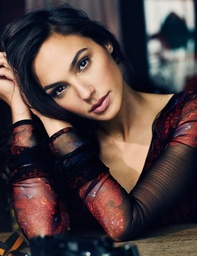
#> input picture gal_gadot.jpg, 197 x 256 px, shrunk from 592 x 768 before the run
$ python scratch_3.py   (Python 2 division)
#> lines starting #> are read from the running program, lines starting #| are printed output that depends on the picture
import cv2
import numpy as np

def r_haar(imgs, div, height, width):
    Haar = np.array([[1.0/2**0.5, 1.0/2**0.5], [-1.0/2**0.5, 1.0/2**0.5]])
    for cim in range(0,div):
        a=len(imgs)
        for k in range(0,a):
            hw=height>width
            wh=1-hw
            L=np.zeros(shape=(height/(2**hw), width/(2**wh)))
            H=np.zeros(shape=(height/(2**hw), width/(2**wh)))
            for i in range(0, height/2**hw):
                for j in range(0, width/2**wh):
                    L[i, j] = np.dot(Haar, np.row_stack((imgs[0][(2**hw) *i,  (2**wh)*j], imgs[0][(2**hw)*i+hw, (2**wh)*j+wh])))[0]
                    H[i,j]= np.dot(Haar, np.row_stack((imgs[0][(2**hw) *i,  (2**wh)*j], imgs[0][(2**hw)*i+hw, (2**wh)*j+wh])))[1]
            imgs.remove(imgs[0])
            imgs.append(L)
            imgs.append(H)
        height /= 2 ** hw
        width /= 2 ** wh
    return imgs

img=cv2.imread('gal_gadot.jpg', 1)
#> img is the input picture: shape (256, 197, 3); mean B, G, R 63.5, 64, 79.5
height, width = img.shape[:2]
#> height = 256; width = 197
B, G, R= [img[:,:,0]], [img[:,:,1]], [img[:,:,2]]
print "Please, set count of division (>0). Advice 2:"
div=int(input())
#> the answer given: 3
print "Please, stand by..."
massB=r_haar(B, div, height, width)
#> the loop in r_haar, `for cim in range(0,div):` made 3 passes
#> a on passes 1 to 3: 1, 2, 4
#> after the loop in r_haar, `for cim in range(0,div):`:
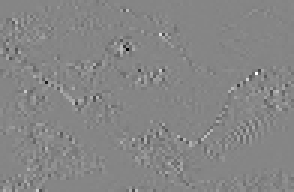
#> H: shape (64, 98) float64 (shown 3 times larger); min -83.79, max 76.01, mean 0.1; drawn with min black and max white
#> after the loop in r_haar, `for cim in range(0,div):`:
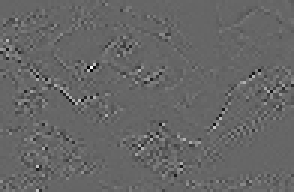
#> L: shape (64, 98) float64 (shown 3 times larger); min -35, max 51.97, mean 0; drawn with min black and max white
#> after the loop in r_haar, `for cim in range(0,div):`: height = 64; imgs = 8 items; width = 98
#> massB = 8 items
print "33%..."
massG=r_haar(G, div, height, width)
#> the loop in r_haar (call 2), `for cim in range(0,div):` made 3 passes
#> massG = 8 items
print "66%..."
massR=r_haar(R, div, height, width)
#> massR = 8 items
print "99%..."
for i in range(0, 4):
    k=cv2.merge((massB[i], massG[i],massR[i]))
    cv2.imwrite("Img#"+(i+1).__str__()+".jpg", k)
#> this loop made 4 passes
#> pass 1, `k=cv2.merge((massB[i], massG[i],massR[i]))`:
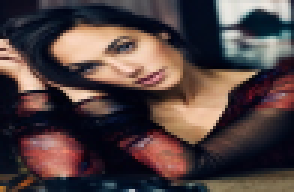
#> k: shape (64, 98, 3) float64 (shown 3 times larger); mean of channels 0, 1, 2 180, 181.5, 225.3; drawn with min black and max white
#> pass 1, `cv2.imwrite("Img#"+(i+1).__str__()+".jpg", k)`:
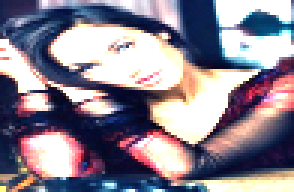
#> saved as Img#1.jpg: shape (64, 98, 3) (shown 3 times larger); mean B, G, R 146.5, 132.4, 140.7
#> pass 2, `k=cv2.merge((massB[i], massG[i],massR[i]))`:
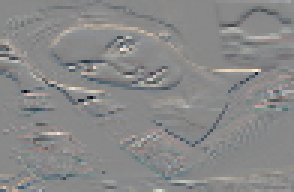
#> k: shape (64, 98, 3) float64 (shown 3 times larger); mean of channels 0, 1, 2 -0.4, -0.3, -0.3; drawn with min black and max white
#> pass 2, `cv2.imwrite("Img#"+(i+1).__str__()+".jpg", k)`:
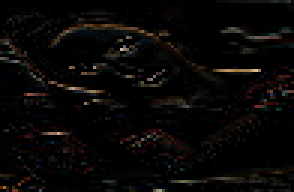
#> saved as Img#2.jpg: shape (64, 98, 3) (shown 3 times larger); mean B, G, R 6.3, 7.1, 8.5
